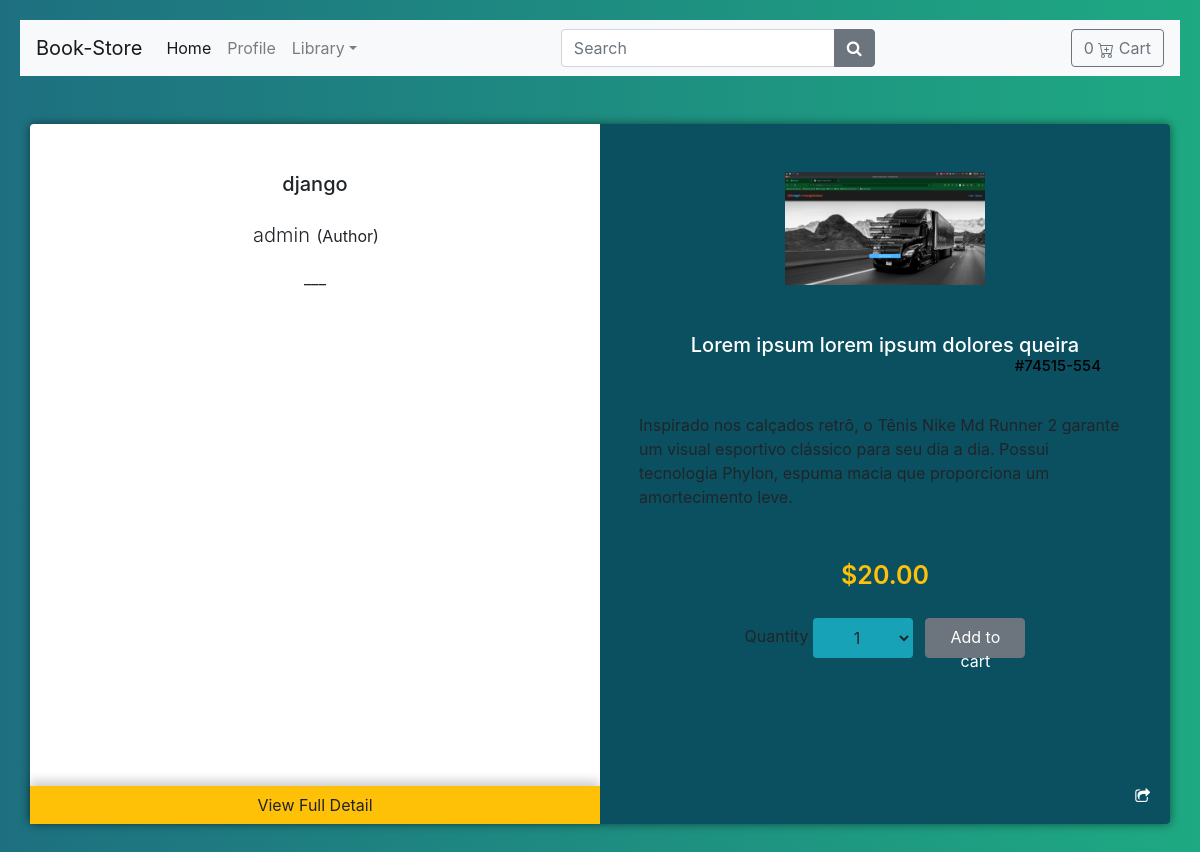
Page /django on the committed database.
### store/models.py (models this page shows, shortened)
class Product(models.Model):
    category = models.ForeignKey(Category,related_name='product', on_delete=models.CASCADE)
    created_by = models.ForeignKey(User, on_delete=models.CASCADE, related_name='product_creator')
    title = models.CharField(max_length=255)
    author = models.CharField(max_length=255,default='admin')
    image = models.ImageField(upload_to='images/', default='images/default.png')
    slug = models.SlugField(max_length=255)
    price = models.DecimalField(max_digits=4, decimal_places=2)
    in_stock = models.BooleanField(default=True)
    is_active = models.BooleanField(default=True)
    created = models.DateTimeField(auto_now_add=True)
    updated = models.DateTimeField(auto_now=True)
    objects = models.Manager()
    products = ProductManager()
    class Meta:
        verbose_name_plural = 'products'
        ordering = ('-created',)

### store/views.py (the view)
# urls.py: path('<slug:slug>', views.product_detail, name='product_detail'),
def product_detail(request,slug):
    product = get_object_or_404(Product, slug=slug, in_stock=True)
    return render(request, 'store/products/single.html',{'product': product})

### basket/context_processors.py (called while the page is built)
def basket(request):
    return {'basket': Basket(request)}

### store/context_processors.py (called while the page is built)
def categories(request):
    return{
        'categories': Category.objects.all()
    }

### store/models.py (called while the page is built)
    def get_absolute_url(self):
        return reverse('store:category_list',args=[self.slug])

### templates/store/products/single.html (shortened to what this page needs)
{% extends "../base.html"%}
{% block content%}
<div class="container">
    <div class="detail-container rounded my-5 row">
      <div class="col-md-12 ">
        <div class="row">
          <div class="rounded-left col-md-6 product bg-white">
               <div class="color text-center">
                 <h5 class="mb-4">{{ product.title }}</h5>
                 <p><span class="lead">{{ product.author }}</span> (Author)</p>
                 <p>{{ product.description|slice:":355"}}___</p>
               </div>
               <button class="rounded-0 btn btn-warning">View Full Detail</button>
          </div>
          <div class="rounded-right col-md-6 detail bg-dange pb-5">
            <div class="logo text-white text-center mt-5">
              <img src="{{ product.image.url }}" alt="" width=200 class="text-white">
            </div>
            <h5 class="px-1 desc mt-5 text-white text-center">Lorem ipsum lorem ipsum dolores queira
            <div class="text-muted">#74515-554</div>
            </h5>
            <div class="py-5 px-4">
              Inspirado nos calçados retrô, o Tênis Nike Md Runner 2 garante um visual esportivo clássico para seu dia a dia. Possui tecnologia Phylon, espuma macia que proporciona um amortecimento leve.
            </div>
            <div class="text-center price">
                <span class="text-warning">${{ product.price }}</span>
            </div>
            <div class="text-center mt-4">
              <label for="select">Quantity</label>
              <select class="btn bg-info mr-2">
                <option value="1">1</option>
              </select>
              <button type="button" id ="add-button" value = "{{product.id}}" class="btn btn-secondary btn">Add to cart</button>
            </div>
            <i class="fa fa-share-square-o" aria-hidden="true"></i>
          </div>
        </div>
      </div>
    </div>
  </div>
{% endblock %}

### templates/store/base.html (style rules this page uses)
body { background: -o-linear-gradient(0deg, #1ea982, #1ea982); background: -webkit-linear-gradient(0deg, #1e7080, #1ea982); }

### rows in the picture
Product: title "django", author "admin", image (picture), price "20.00"
